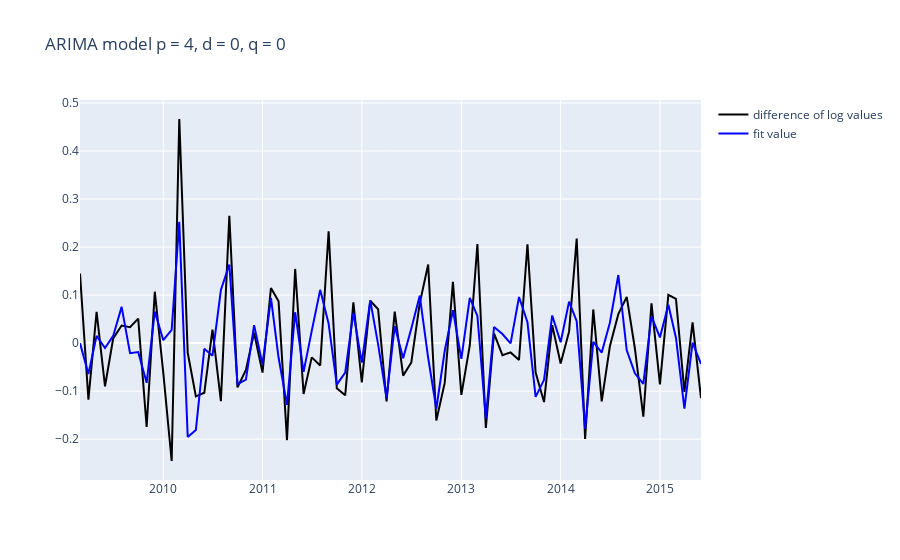

The code cell stored with this chart in its notebook:
### Markdown cell above
<h3> 1. AutoRegression Model(AR):</h3>

The Autoregression method models the next step in the sequence as a linear function of the observations at the prior steps.The order for this model can be specified in the 'p' parameter of the ARIMA model.<br>

We are applying the difference sequence of the log fare-amount data to the ARIMA model.

### Code cell
model(fare_diff,4,0,0)
